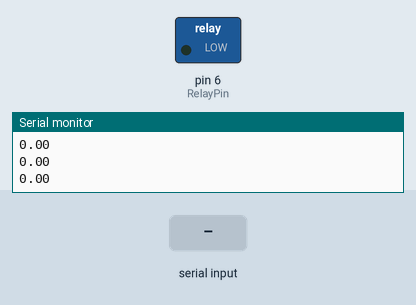
Bench run of a sketch on a simulated Arduino Uno, built with avr-gcc and run on an emulated ATmega328P. Parts: switched loads named in the sketch (green lamp = pin HIGH), the last lines printed to the serial monitor. The test bench sets the inputs (shaded band).

Above: at 1.2 s.
1.3 s: "<90,45>" received over Serial
At 4.3 s:
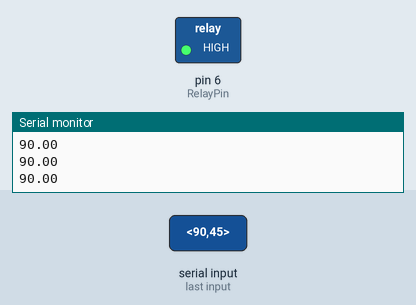
Timing chart, 0 to 10.3 s (numbered marks = the images above; inputs shaded):
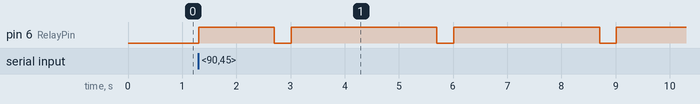

The sketch:

Arduino_run.ino
```cpp
//Written by Shilling Du 7/11/2022
#define RelayPin 6 //Define the output channel on arduino uno
double Output = 0; //Define Variables the python sent, the power level in percent, 0 means no power, 100 means full power

unsigned long now = millis();
unsigned long then = millis();
bool heaterState = false;
const byte numChars = 32;
char receivedChars[numChars];
boolean newData = false;

void setup()
{
   // initialize serial communication:
  Serial.begin(9600);
  Serial.setTimeout(1);
  // initialize the LED pin as an output:
  pinMode(RelayPin, OUTPUT);
}

void loop()
{
  //Receieve from python
  recvWithStartEndMarkers();
  slowPWM(Output);
  Serial.println(Output);
  newData = false;
}

//Low frequency PWM for the solid state relay
void slowPWM(double setPer)
{
  double windowsize = 3000;
  double onTime = windowsize * setPer / 100;
  now = millis();
  if(now < then + onTime && heaterState==false) {
    //Turn heater on
    digitalWrite(RelayPin, HIGH);
    heaterState = true;
  }
  else if(now > then + onTime && heaterState==true && now< then + windowsize) {
    //Turn heater off
    digitalWrite(RelayPin, LOW);
    heaterState = false;
  }
  else if(now>= then + windowsize){
    then = now;
    //Turn heater off
    digitalWrite(RelayPin, LOW);
    heaterState = false;
  }
}

void recvWithStartEndMarkers() {
    static boolean recvInProgress = false;
    static byte ndx = 0;
    char startMarker = '<';
    char endMarker = '>';
    char rc;

    while (Serial.available() > 0 && newData == false) {
        rc = Serial.read();

        if (recvInProgress == true) {
            if (rc != endMarker) {
                receivedChars[ndx] = rc;
                ndx++;
                if (ndx >= numChars) {
                    ndx = numChars - 1;
                }
            }
            else {
                receivedChars[ndx] = '\0'; // terminate the string
                recvInProgress = false;
                ndx = 0;
                newData = true;
            }
        }

        else if (rc == startMarker) {
            recvInProgress = true;
        }
    }
    Output = atof(receivedChars);
}
```

Measured:
- after the input at 1.3 s, pin 6 (RelayPin): LOW → HIGH at once, then repeats every 3.0 s: LOW 0.31 s, HIGH 2.7 s
